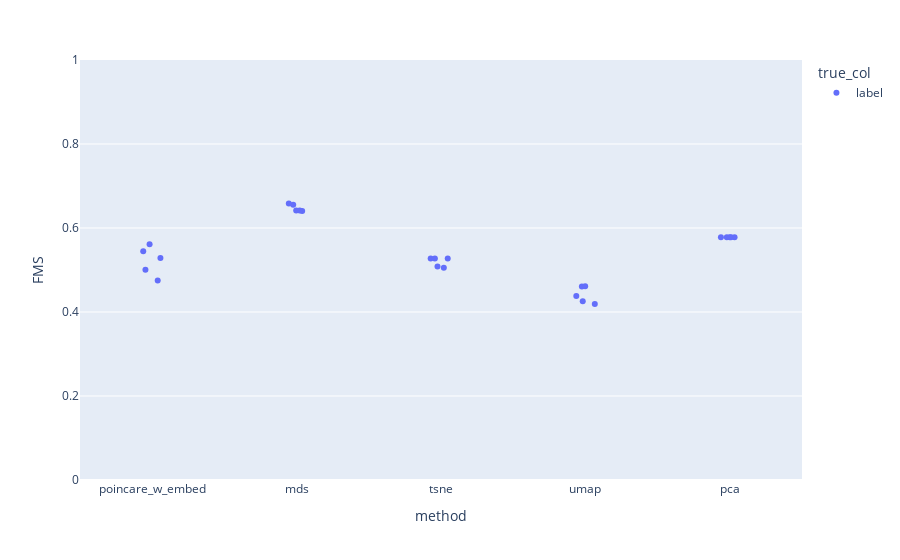

Source (notebook cell):
### Markdown cell above
### Test FMS Scores

### Code cell
fig = px.strip(df_results_clust, x='method', y='FMS', color = "true_col")
fig.update_yaxes(range = [0,1])
fig.show()

# Need to add the original poincaré method

### Figure 1 — Plotly figure (JSON) as saved in the notebook; plotly's stock layout.template omitted (floating-point values rounded to 4 significant figures)
{"data": [{"alignmentgroup": "True", "boxpoints": "all", "fillcolor": "rgba(255,255,255,0)", "hoveron": "points", "hovertemplate": "true_col=label<br>method=%{x}<br>FMS=%{y}<extra></extra>", "legendgroup": "label", "line": {"color": "rgba(255,255,255,0)"}, "marker": {"color": "#636efa"}, "name": "label", "offsetgroup": "label", "orientation": "v", "pointpos": 0, "showlegend": true, "type": "box", "x": ["poincare_w_embed", "mds", "tsne", "umap", "pca", "poincare_w_embed", "mds", "tsne", "umap", "pca", "poincare_w_embed", "mds", "tsne", "umap", "pca", "poincare_w_embed", "mds", "tsne", "umap", "pca", "poincare_w_embed", "mds", "tsne", "umap", "pca"], "x0": " ", "xaxis": "x", "y": [0.5288, 0.6552, 0.5276, 0.4379, 0.5779, 0.5007, 0.6404, 0.5276, 0.4257, 0.5779, 0.5612, 0.6416, 0.5081, 0.4611, 0.5779, 0.4753, 0.6415, 0.5052, 0.4606, 0.5779, 0.5445, 0.6581, 0.5276, 0.4191, 0.5779], "y0": " ", "yaxis": "y"}], "layout": {"boxmode": "group", "legend": {"title": {"text": "true_col"}, "tracegroupgap": 0}, "margin": {"t": 60}, "xaxis": {"anchor": "y", "domain": [0, 1], "title": {"text": "method"}}, "yaxis": {"anchor": "x", "domain": [0, 1], "range": [0, 1], "title": {"text": "FMS"}}}}
